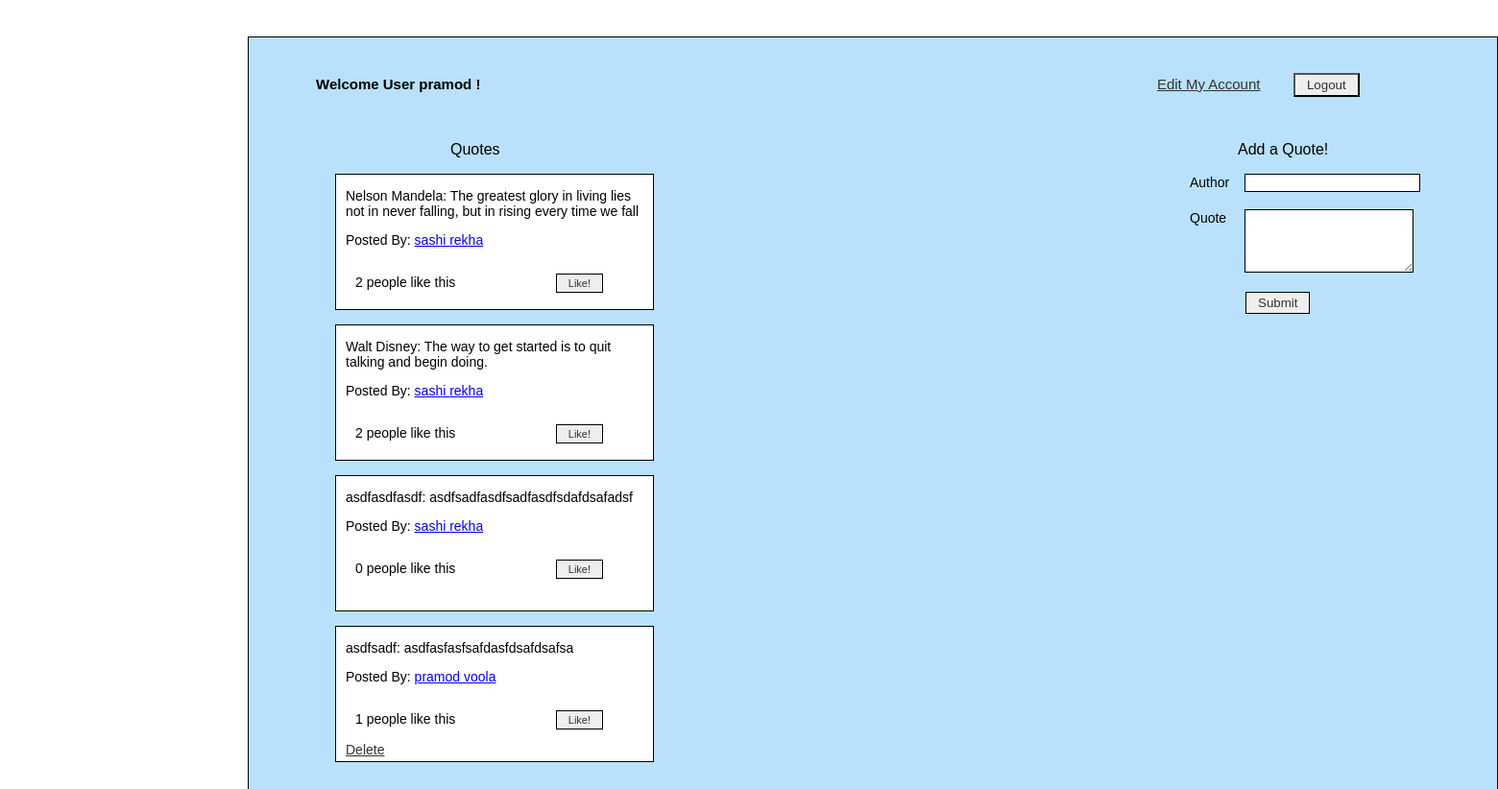
Page /quotes (signed in) on the committed database.
### userquote/models.py (models this page shows)
class User(models.Model):
    first_name = models.CharField(max_length=50)
    last_name = models.CharField(max_length=50)
    email = models.CharField(max_length=50)
    password = models.CharField(max_length=50)
    created_at = models.DateTimeField(auto_now_add=True)
    updated_at = models.DateTimeField(auto_now=True)
    objects = UserManager()

class Wall_Quote(models.Model):
    message = models.CharField(max_length=255)
    author = models.CharField(max_length=255)
    poster = models.ForeignKey(User,related_name='usermessages', on_delete=models.CASCADE)
    created_at = models.DateTimeField(auto_now_add=True)
    updated_at = models.DateTimeField(auto_now=True)
    user_likes = models.ManyToManyField(User, related_name='liked_posts')
    objects = QuoteManager()

### userquote/views.py (the view)
# urls.py: path('quotes', views.quotes),
def quotes(request):
    if 'user' not in request.session:
        return redirect('/')
    context = {'author_quotes': Wall_Quote.objects.all()
               }
    return render(request, 'quotes.html', context)

### userquote/templates/quotes.html (shortened to what this page needs)
<!DOCTYPE html>
<html lang="en">
<head>
  {% load static %}
  <link rel="stylesheet" href="{% static 'css/quotestyle.css' %}">
</head>
<body>
  <div class="container">
    <h5> Welcome User {{request.session.user}} !</h5>
    <a id="accountedit" href="/my_profile/{{request.session.id}}"> Edit My Account</a>
    <form action="/logout" method='POST'>
      <input id="button1" type="submit" name="logout" value="Logout">
    </form>
    <div class='forms'>
      <p style="margin-left: 200px;"> Quotes </p>
      {% for post in author_quotes %}
      <div class='one_post'>
        <p id="quotearea1" name="message" >{{post.author}}: {{post.message}}</p>
        <p id='poster'>Posted By: <a href="/user_profile/{{post.poster_id}}">{{post.poster.first_name}} {{post.poster.last_name}}</a></p>
        <p id="likes">{{post.user_likes.count}} people like this </p>
        <a id ="userlikes" href="/like/{{post.id}}"></post> Like! </a>
        {% if request.session.id is post.poster.id %}
        <a id="deletequote" style="font-size:14px" href="/delete/{{post.id}}"> Delete </a>
        {% endif %}
      </div>
      {% endfor %}
    </div>
    <div class="forms">
      <form action="/process_quote" method='POST'>
      <p id="addquote"> Add a Quote! </p>
      <label> Author </label>
      <input type="text" name="authorname"><br><br>
      <label> Quote </label>
      <textarea id="quotearea2" name="userquote" rows="8" cols="80"></textarea>
      <input id="button2" type="submit" value="Submit">
      </form>
    </div>
  </div>
</body>
</html>

### userquote/static/css/quotestyle.css (style rules this page uses)
.container { display:inline-block; overflow-y: scroll; background-color: #b9e1fc; border: 1px solid black; margin-top: 30px; margin-left: 250px; height: 800px; width: 1300px; font-family: Arial, Helvetica, sans-serif; }
h5 { display: inline-block; font-size: 15px; margin-left: 70px; margin-top: 20px; }
.forms { display: block; float: left; width: 600px; padding: 10px; }
form { display: inline-block; }
#accountedit { margin-left: 700px; font-size: 15px; color: #333333; }
form #button1 { display: inline-block; margin-left: 30px; text-decoration: none; background-color: #EEEEEE; color: #333333; padding: 3px 12px; text-align: center; }
.forms form label { display: inline-block; font-size: 14px; margin-left: 350px; }
.forms form input { margin-left: 11px; border: 1px solid black; }
#button2 { margin-top: 20px; margin-left: 408px; text-decoration: none; background-color: #EEEEEE; color: #333333; padding: 3px 12px; text-align: center; }
#addquote { margin-left: 400px; }
.one_post { overflow-y:scroll; margin-left: 80px; margin-top: 15px; border: 1px solid black; width: 330px; height: 140px; background-color: white; word-wrap: normal; white-space:normal; }
#quotearea2 { margin-left: 14px; border: 1px solid black; text-align: left; vertical-align: top; width: 170px; height: 60px; }
#poster { margin-left: 10px; font-size: 14px; }
#likes { display: inline-block; margin-left: 20px; font-size: 14px; }
#userlikes { border: 1px solid black; margin-left: 100px; font-size: 11px; display: inline-block; text-decoration: none; background-color: #EEEEEE; color: #333333; padding: 3px 12px; text-align: center; }
#deletequote { margin-top: 2px; margin-left: 10px; font-size: 11px; display: block; color: #333333; }
#quotearea1 { font-size: 14px; text-align: left; margin-left: 10px; }

### rows in the picture
User: session.user "pramod"
Wall_Quote: author "Nelson Mandela", message "The greatest glory in living lies not in never falling, but in rising every time we fall", poster.first_name "sashi", poster.last_name "rekha", user_likes.count "2"
Wall_Quote: author "Walt Disney", message "The way to get started is to quit talking and begin doing.", poster.first_name "sashi", poster.last_name "rekha", user_likes.count "2"
Wall_Quote: author "asdfasdfasdf", message "asdfsadfasdfsadfasdfsdafdsafadsf", poster.first_name "sashi", poster.last_name "rekha", user_likes.count "0"
Wall_Quote: author "asdfsadf", message "asdfasfasfsafdasfdsafdsafsa", poster.first_name "pramod", poster.last_name "voola", user_likes.count "1"
